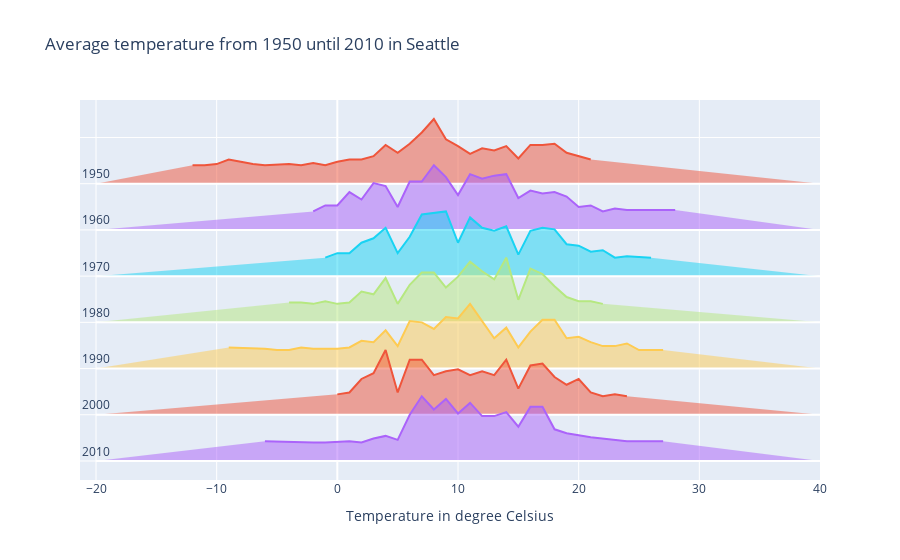

Notebook source saved alongside this figure:
### Code cell
# the idea behind this ridgeline plot with Plotly is to add traces manually, each trace corresponding to a particular year's temperature distribution
# thus, we are to store each year's data (temperatures and their respective count) in seperate arrays or pd.series that we store in a dictionnary to retrieve them easily
array_dict = {} # instantiating an empty dictionnary
for year in year_list:
    array_dict[f'x_{year}'] = temp[temp['year']==year]['Mean_TemperatureC'] # storing the temperature data for each year
    array_dict[f'y_{year}'] = temp[temp['year']==year]['count'] # storing the temperature count for each year
    array_dict[f'y_{year}'] = (array_dict[f'y_{year}'] - array_dict[f'y_{year}'].min()) \
                                / (array_dict[f'y_{year}'].max() - array_dict[f'y_{year}'].min()) # we normalize the array (min max normalization)

# once all of this is done, we can create a plotly.graph_objects.Figure and add traces with fig.add_trace() method
# since we have stored the temperatures and their respective count for each year, we can plot scatterplots (go.Scatter)
# we thus iterate over year_list and create a 'blank line' that is placed at y = index, then the corresponding temperature count line
fig = go.Figure()
for index, year in enumerate(year_list):
    fig.add_trace(go.Scatter(
                            x=[-20, 40], y=np.full(2, len(year_list)-index),
                            mode='lines',
                            line_color='white'))
    
    fig.add_trace(go.Scatter(
                            x=array_dict[f'x_{year}'],
                            y=array_dict[f'y_{year}'] + (len(year_list)-index) + 0.4,
                            fill='tonexty',
                            name=f'{year}'))
    
    # plotly.graph_objects' way of adding text to a figure
    fig.add_annotation(
                        x=-20,
                        y=len(year_list)-index,
                        text=f'{year}',
                        showarrow=False,
                        yshift=10)

# here you can modify the figure and the legend titles
fig.update_layout(
                title='Average temperature from 1950 until 2010 in Seattle',
                showlegend=False,
                xaxis=dict(title='Temperature in degree Celsius'),
                yaxis=dict(showticklabels=False) # that way you hide the y axis ticks labels
                )

fig.show()

### Figure 1 — Plotly figure (JSON) as saved in the notebook; plotly's stock layout.template omitted (floating-point values rounded to 4 significant figures)
{"data": [{"line": {"color": "white"}, "mode": "lines", "type": "scatter", "x": [-20, 40], "y": [7, 7]}, {"fill": "tonexty", "name": "1950", "type": "scatter", "x": [-12, -11, -10, -9, -8, -7, -6, -4, -3, -2, -1, 0, 1, 2, 3, 4, 5, 6, 7, 8, 9, 10, 11, 12, 13, 14, 15, 16, 17, 18, 19, 20, 21], "y": [7.4, 7.4, 7.424, 7.522, 7.473, 7.424, 7.4, 7.424, 7.4, 7.449, 7.4, 7.473, 7.522, 7.522, 7.595, 7.839, 7.668, 7.863, 8.107, 8.4, 7.961, 7.815, 7.644, 7.766, 7.717, 7.815, 7.546, 7.839, 7.839, 7.863, 7.668, 7.595, 7.522]}, {"line": {"color": "white"}, "mode": "lines", "type": "scatter", "x": [-20, 40], "y": [6, 6]}, {"fill": "tonexty", "name": "1960", "type": "scatter", "x": [-2, -1, 0, 1, 2, 3, 4, 5, 6, 7, 8, 9, 10, 11, 12, 13, 14, 15, 16, 17, 18, 19, 20, 21, 22, 23, 24, 28], "y": [6.4, 6.529, 6.529, 6.819, 6.658, 7.013, 6.948, 6.497, 7.045, 7.045, 7.4, 7.142, 6.755, 7.206, 7.11, 7.174, 7.206, 6.69, 6.852, 6.787, 6.819, 6.723, 6.497, 6.529, 6.4, 6.465, 6.432, 6.432]}, {"line": {"color": "white"}, "mode": "lines", "type": "scatter", "x": [-20, 40], "y": [5, 5]}, {"fill": "tonexty", "name": "1970", "type": "scatter", "x": [-1, 0, 1, 2, 3, 4, 5, 6, 7, 8, 9, 10, 11, 12, 13, 14, 15, 16, 17, 18, 19, 20, 21, 22, 23, 24, 26], "y": [5.4, 5.497, 5.497, 5.723, 5.819, 6.045, 5.497, 5.852, 6.335, 6.368, 6.4, 5.723, 6.271, 6.045, 5.981, 6.077, 5.465, 5.981, 6.045, 6.013, 5.69, 5.658, 5.529, 5.561, 5.4, 5.432, 5.4]}, {"line": {"color": "white"}, "mode": "lines", "type": "scatter", "x": [-20, 40], "y": [4, 4]}, {"fill": "tonexty", "name": "1980", "type": "scatter", "x": [-4, -3, -2, -1, 0, 1, 2, 3, 4, 5, 6, 7, 8, 9, 10, 11, 12, 13, 14, 15, 16, 17, 18, 19, 20, 21, 22], "y": [4.429, 4.429, 4.4, 4.459, 4.4, 4.429, 4.665, 4.606, 4.959, 4.4, 4.812, 5.076, 5.076, 4.753, 4.988, 5.312, 5.106, 4.929, 5.4, 4.488, 5.165, 5.047, 4.782, 4.547, 4.459, 4.459, 4.4]}, {"line": {"color": "white"}, "mode": "lines", "type": "scatter", "x": [-20, 40], "y": [3, 3]}, {"fill": "tonexty", "name": "1990", "type": "scatter", "x": [-9, -6, -5, -4, -3, -2, -1, 0, 1, 2, 3, 4, 5, 6, 7, 8, 9, 10, 11, 12, 13, 14, 15, 16, 17, 18, 19, 20, 21, 22, 23, 24, 25, 26, 27], "y": [3.457, 3.429, 3.4, 3.4, 3.457, 3.429, 3.429, 3.429, 3.457, 3.6, 3.571, 3.829, 3.486, 4.029, 4, 3.857, 4.114, 4.086, 4.4, 4.029, 3.657, 3.886, 3.457, 3.8, 4.057, 4.057, 3.657, 3.686, 3.571, 3.486, 3.486, 3.543, 3.4, 3.4, 3.4]}, {"line": {"color": "white"}, "mode": "lines", "type": "scatter", "x": [-20, 40], "y": [2, 2]}, {"fill": "tonexty", "name": "2000", "type": "scatter", "x": [0, 1, 2, 3, 4, 5, 6, 7, 8, 9, 10, 11, 12, 13, 14, 15, 16, 17, 18, 19, 20, 21, 22, 23, 24], "y": [2.442, 2.483, 2.775, 2.9, 3.4, 2.483, 3.192, 3.192, 2.858, 2.942, 2.983, 2.858, 2.942, 2.858, 3.192, 2.567, 3.067, 3.108, 2.817, 2.65, 2.775, 2.483, 2.4, 2.442, 2.4]}, {"line": {"color": "white"}, "mode": "lines", "type": "scatter", "x": [-20, 40], "y": [1, 1]}, {"fill": "tonexty", "name": "2010", "type": "scatter", "x": [-6, -3, -2, -1, 1, 2, 3, 4, 5, 6, 7, 8, 9, 10, 11, 12, 13, 14, 15, 16, 17, 18, 19, 21, 22, 23, 24, 26, 27], "y": [1.429, 1.4, 1.4, 1.4, 1.429, 1.4, 1.486, 1.543, 1.457, 2, 2.4, 2.114, 2.343, 2.029, 2.257, 1.971, 1.971, 2.057, 1.743, 2.171, 2.171, 1.686, 1.6, 1.514, 1.486, 1.457, 1.429, 1.429, 1.429]}], "layout": {"annotations": [{"showarrow": false, "text": "1950", "x": -20, "y": 7, "yshift": 10}, {"showarrow": false, "text": "1960", "x": -20, "y": 6, "yshift": 10}, {"showarrow": false, "text": "1970", "x": -20, "y": 5, "yshift": 10}, {"showarrow": false, "text": "1980", "x": -20, "y": 4, "yshift": 10}, {"showarrow": false, "text": "1990", "x": -20, "y": 3, "yshift": 10}, {"showarrow": false, "text": "2000", "x": -20, "y": 2, "yshift": 10}, {"showarrow": false, "text": "2010", "x": -20, "y": 1, "yshift": 10}], "showlegend": false, "title": {"text": "Average temperature from 1950 until 2010 in Seattle"}, "xaxis": {"title": {"text": "Temperature in degree Celsius"}}, "yaxis": {"showticklabels": false}}}
